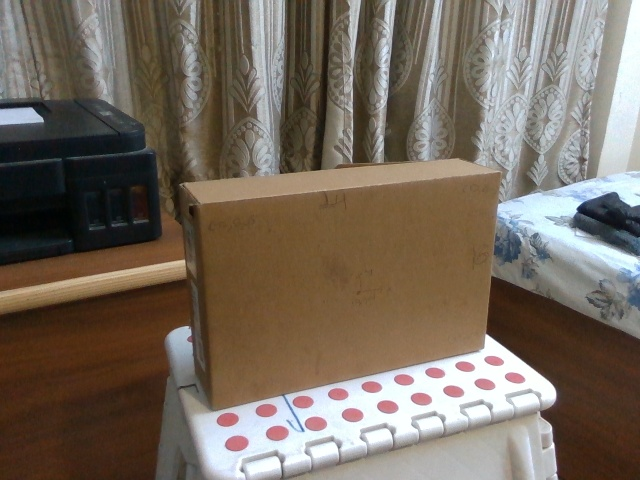
#> input picture surfImages/image100.jpg, 640 x 480 px, found by its file name; its folder holds 4 pictures in this run
$ python demo.py
#> lines starting #> are read from the running program, lines starting #| are printed output that depends on the picture; after the words box and inside, x2 and y2 are one past the last pixel; in counts of white or black regions, pixels touching at a corner belong together
import cv2
import numpy as np
import os

# Function to detect the four corners of a box (for simplicity, you can manually specify these coordinates)
def get_box_corners(img):
    # For simplicity, manually define the corners of the box in the first image (replace these with actual corner points)
    # Example: top-left, top-right, bottom-right, bottom-left
    corners = np.array([(205, 192), (480, 159), (212, 389), (467, 328)], dtype=np.float32)
    return corners

# SIFT detector
sift = cv2.SIFT_create()

# Feature matcher (Brute Force Matcher)
bf = cv2.BFMatcher(cv2.NORM_L2, crossCheck=True)

# Folder path where images are stored
image_folder = r'C:\Users\PC\Desktop\Pnp\PnP\surf\surfImages'

# Generate a list of image filenames
image_files = sorted([f for f in os.listdir(image_folder) if f.endswith('.jpg')])

# Check if there are at least two images
if len(image_files) < 2:
    print("Not enough images for matching!")
    exit()

# Loop through image pairs
for i in range(len(image_files) - 1):
    # Load the current pair of images
    img1_path = os.path.join(image_folder, image_files[i])
    img2_path = os.path.join(image_folder, image_files[i + 1])

    img1 = cv2.imread(img1_path)
#> img1 is the input picture: shape (480, 640, 3); mean B, G, R 93.8, 105.9, 117.4
    img2 = cv2.imread(img2_path)
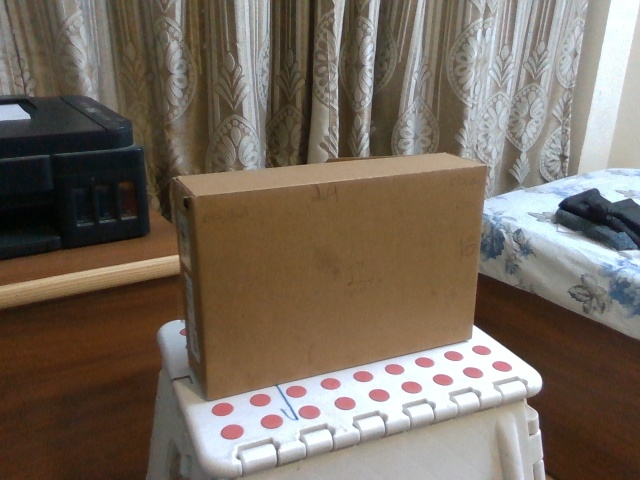
#> input picture surfImages/image101.jpg, 640 x 480 px, found by its file name
#> img2 is the input picture: shape (480, 640, 3); mean B, G, R 95.3, 107, 118.7

    # Check if images are loaded
    if img1 is None or img2 is None:
        print(f"Error loading images: {img1_path} or {img2_path}")
        continue

    # Convert images to grayscale
    img1_gray = cv2.cvtColor(img1, cv2.COLOR_BGR2GRAY)
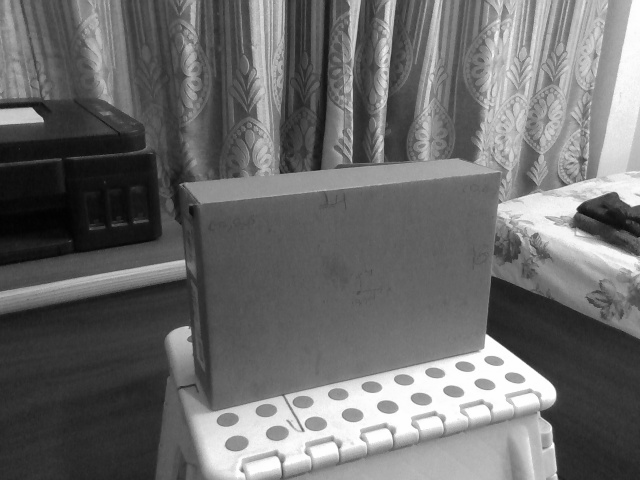
#> img1_gray: shape (480, 640); min 2, max 255, mean 108
    img2_gray = cv2.cvtColor(img2, cv2.COLOR_BGR2GRAY)
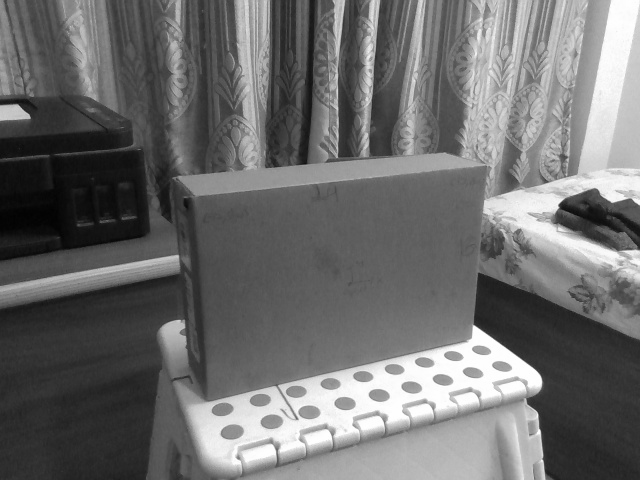
#> img2_gray: shape (480, 640); min 2, max 255, mean 109.1

    # Detect keypoints and descriptors
    keypoints_1, descriptors_1 = sift.detectAndCompute(img1_gray, None)
#> keypoints_1 = 1025 keypoints; strongest (x, y, size): (548, 393, 13.7), (29, 116, 11.9), (492, 346, 11.5), (489, 340, 6.5)
    keypoints_2, descriptors_2 = sift.detectAndCompute(img2_gray, None)
#> keypoints_2 = 1036 keypoints; strongest (x, y, size): (587, 215, 30.4), (534, 380, 13.2), (532, 379, 15.5), (479, 336, 10.9)

    # Match descriptors
    matches = bf.match(descriptors_1, descriptors_2)
#> matches = 632 matches
    matches = sorted(matches, key = lambda x: x.distance)

    # Get the four corners of the box in the first image
    box_corners_img1 = get_box_corners(img1)
#> box_corners_img1 = [[205, 192], [480, 159], [212, 389], [467, 328]]

    # Convert keypoints to their coordinates
    keypoints_1_coords = np.array([kp.pt for kp in keypoints_1], dtype=np.float32)
#> keypoints_1_coords = 1025 pairs, first value 8.31 to 637.1, second value 3.45 to 476.5
    keypoints_2_coords = np.array([kp.pt for kp in keypoints_2], dtype=np.float32)
#> keypoints_2_coords = 1036 pairs, first value 3.88 to 636.6, second value 2.29 to 472

    # Find the corresponding corners in the second image
    corners_img2 = []
    for corner in box_corners_img1:
        distances = np.linalg.norm(keypoints_2_coords - corner, axis=1)
        closest_match_index = np.argmin(distances)
        corners_img2.append(keypoints_2_coords[closest_match_index])
#> this loop made 4 passes
#> (corner, closest_match_index) on passes 1 to 4: ([205, 192], 147), ([480, 159], 598), ([212, 389], 150), ([467, 328], 537)
#> after the loop, corners_img2 = [[199, 185.1], [482, 161.9], [205.1, 393.5], [465.2, 336.2]]

    # Shift x-coordinates of corners in the second image by half the width of the second image
    img2_width = img2.shape[1]  # Get width of the second image
#> img2_width = 640
    shifted_corners_img2 = []
    for corner in corners_img2:
        shifted_corner = corner.copy()
        shifted_corner[0] += 640 # Add half the width of the image to the x-coordinate
        shifted_corners_img2.append(shifted_corner)
#> this loop made 4 passes
#> after the loop, shifted_corners_img2 = [[839, 185.1], [1122, 161.9], [845.1, 393.5], [1105.2, 336.2]]

    # Draw the matches on the images with the top 100 matches
    img_matches = cv2.drawMatches(img1, keypoints_1, img2, keypoints_2, matches[:00], None, flags=2)
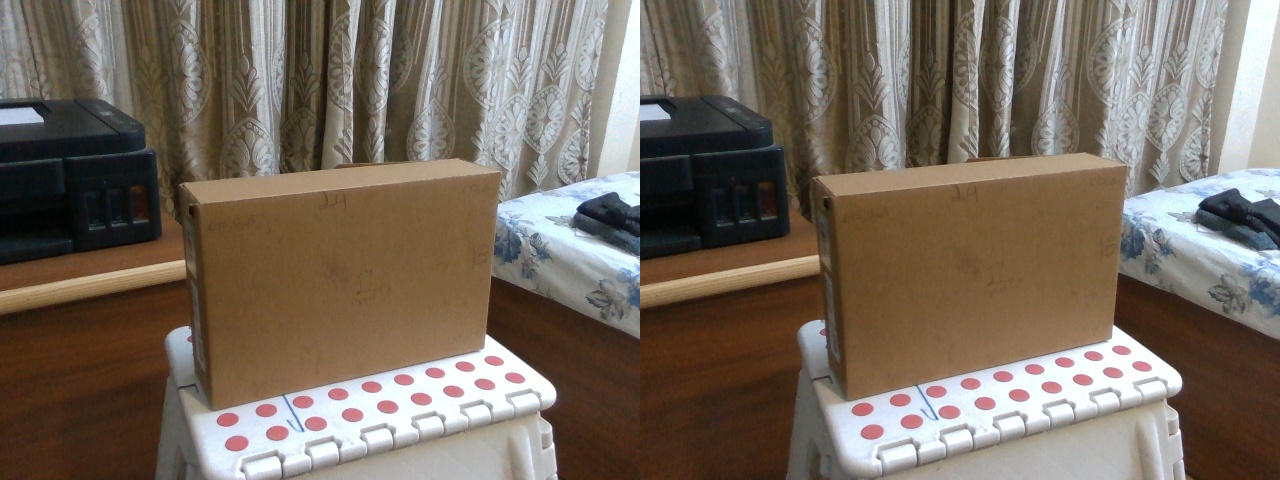
#> img_matches: shape (480, 1280, 3); mean B, G, R 94.6, 106.4, 118.1

    # Draw the box corners on the first image (img1)
    for corner in box_corners_img1:
        cv2.circle(img_matches, tuple(corner.astype(int)), 10, (0, 255, 0), 2)  # Green for the box in image 1
#> this loop made 4 passes
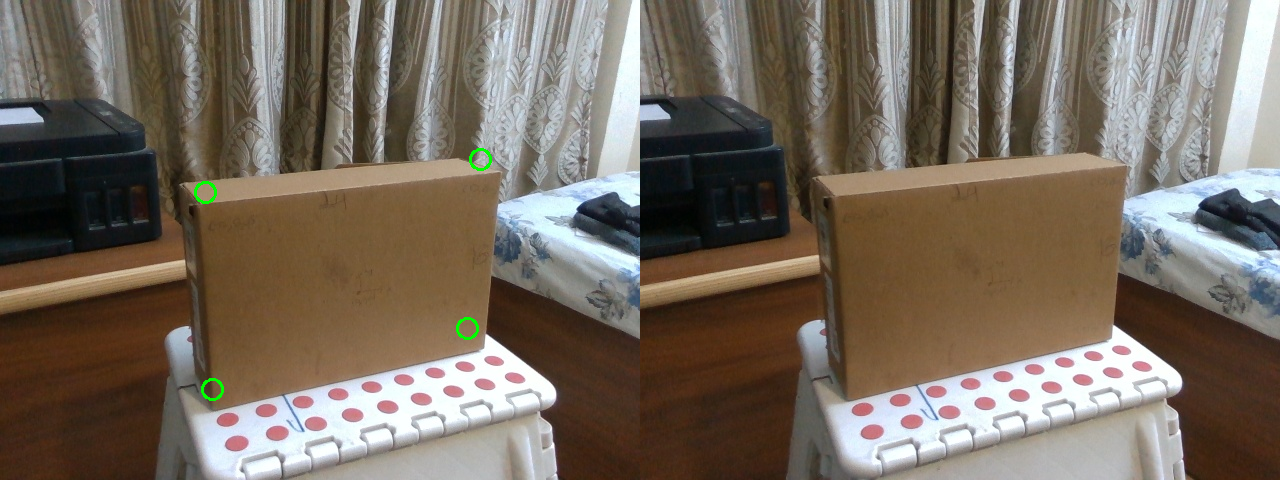
#> img_matches: shape (480, 1280, 3); 0.13% of pixels changed, all inside (x1, y1, x2, y2) = (194, 148, 492, 401)

    # Create a copy of img_matches to draw the shifted corners of the second image
    img_matches2 = img_matches.copy()

    # Draw the shifted corners on the second image (in red)
    for i, corner in enumerate(shifted_corners_img2):
        cv2.circle(img_matches2, tuple(corner.astype(int)), 10, (0, 0, 255), 2)  # Red for the shifted corners in image 2
#> this loop made 4 passes
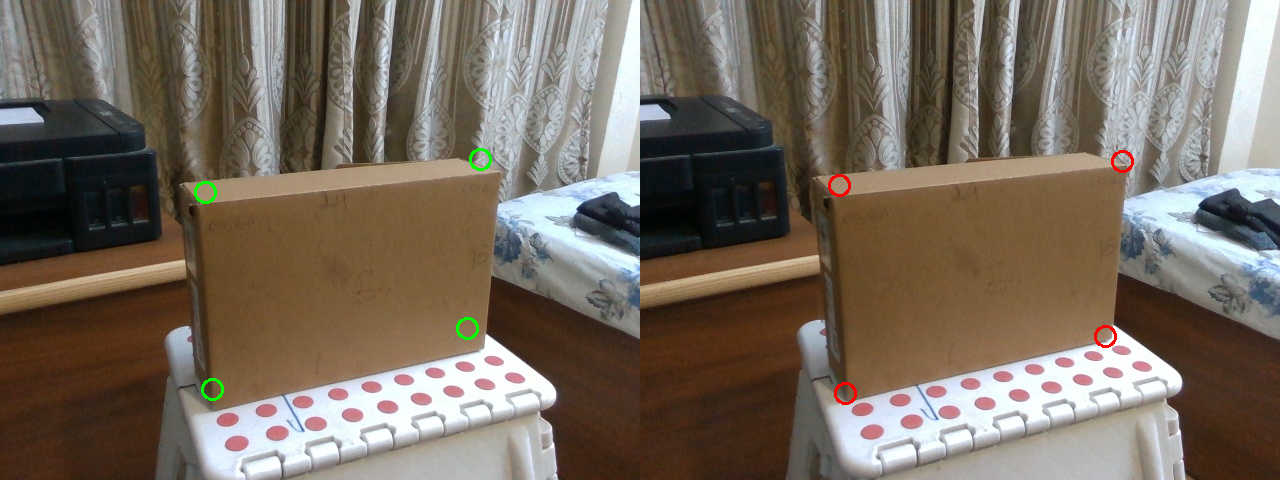
#> img_matches2: shape (480, 1280, 3); 0.13% of pixels changed, all inside (x1, y1, x2, y2) = (828, 150, 1134, 405)

    # Display the result with separate corner drawings
#> (the run stopped early here; a loop or call above may not have finished)
